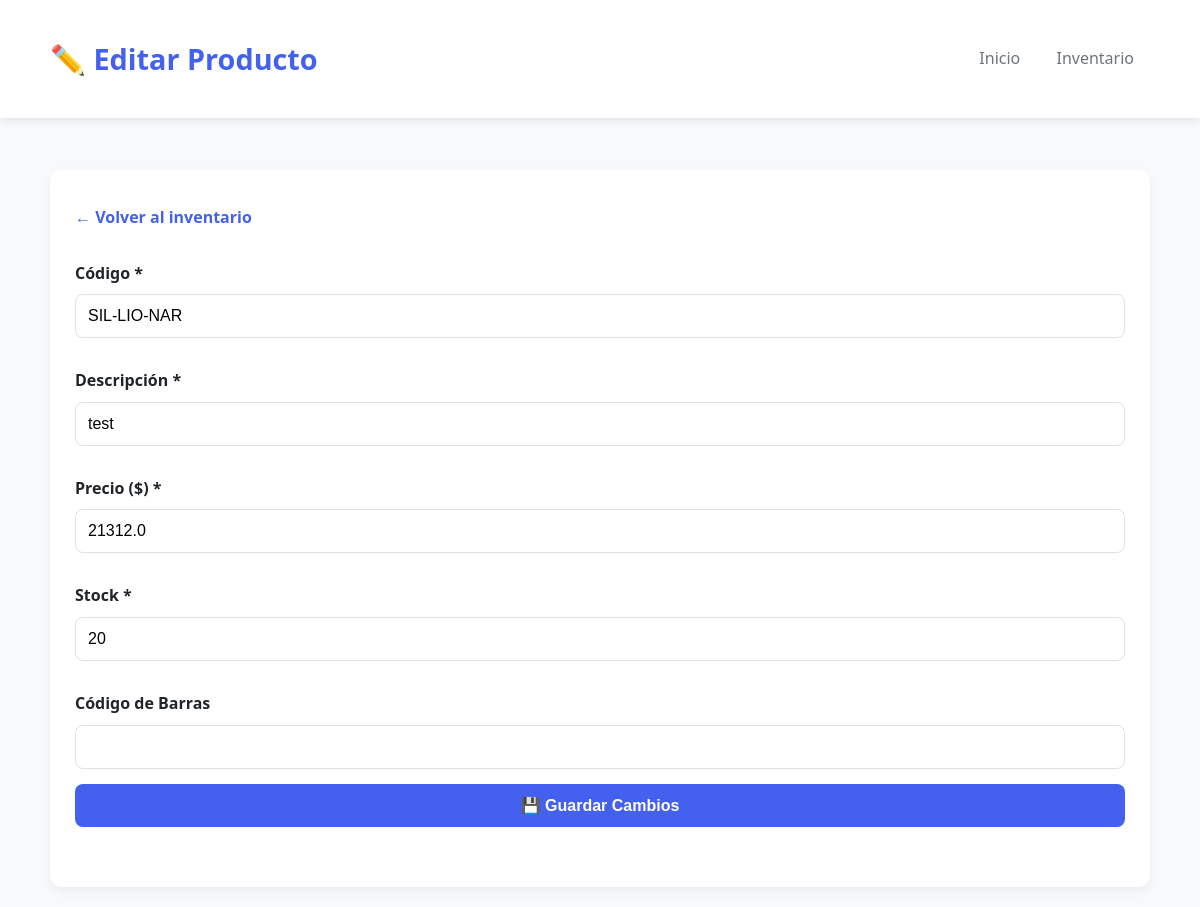
Before: /editar_producto/1 (signed in) with the older database file.
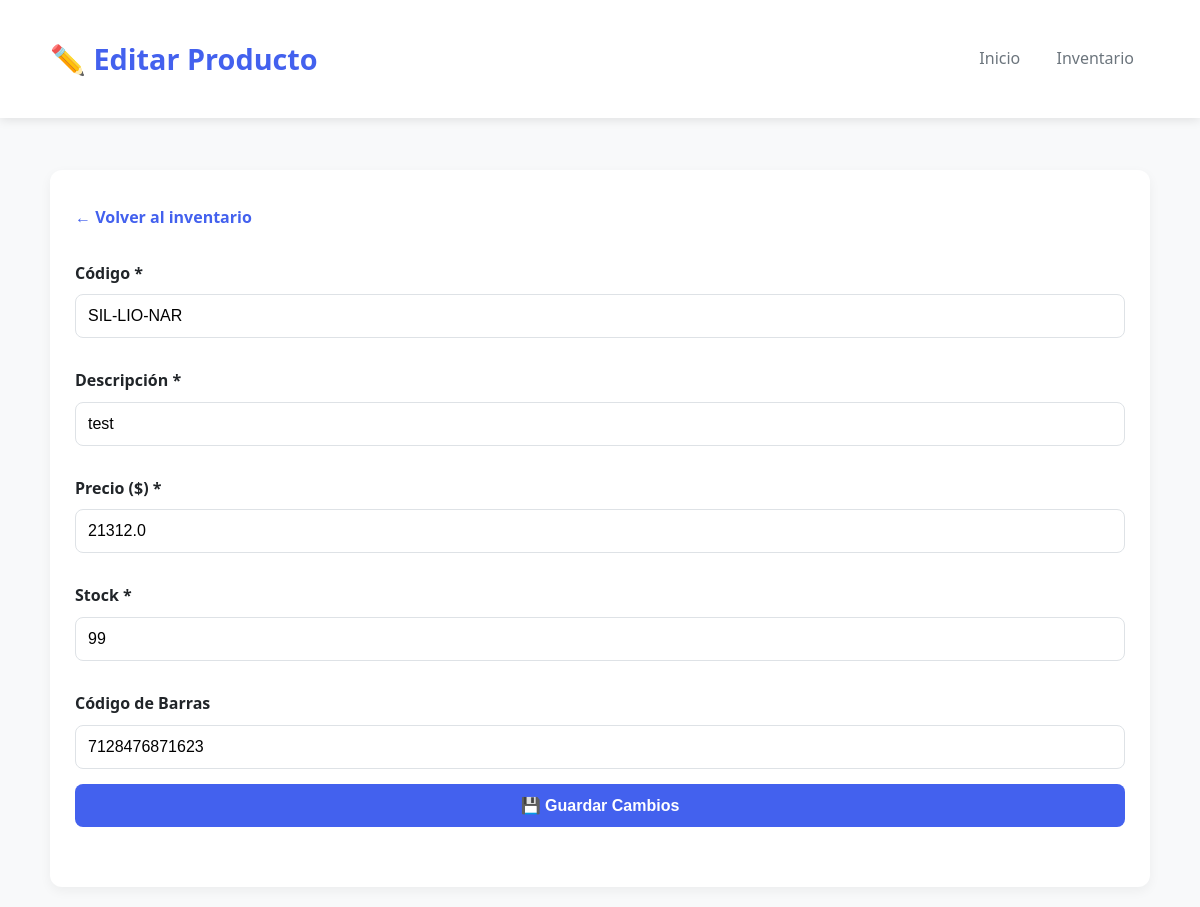
After: the same page with the newer database file.
### tables this page shows
CREATE TABLE productos (
    id INTEGER PRIMARY KEY AUTOINCREMENT,

        sku TEXT NOT NULL UNIQUE,
        descripcion TEXT NOT NULL,

        precio REAL NOT NULL,
        promotional_price TEXT,

        stock INTEGER,

        barcode TEXT,

        variant_id TEXT UNIQUE,
        product_id TEXT,

        activo INTEGER NOT NULL DEFAULT 1,
        fecha_creacion DATETIME DEFAULT CURRENT_TIMESTAMP,
        
        imagen_url TEXT
    );

### routes/inventario.py (the view, shortened to what this page needs)
@inventario_bp.route('/editar_producto/<int:producto_id>', methods=['GET', 'POST'])
@login_required
def editar_producto(producto_id):
    producto = get_producto_by_id(producto_id)
    if not producto:
        flash("Producto no encontrado", "error")
        return redirect(url_for('inventario.inventario'))
    return render_template('editar_producto.html', producto=producto)

### models.py (called while the page is built)
def get_conn():
    conn = sqlite3.connect(DB_PATH)
    conn.row_factory = sqlite3.Row
    return conn

def get_producto_by_id(producto_id):
    conn = get_conn()
    p = conn.execute("SELECT * FROM productos WHERE id = ?", (producto_id,)).fetchone()
    conn.close()
    return p

### routes/__init__.py (called while the page is built)
def login_required(f):
    @wraps(f)
    def decorated_function(*args, **kwargs):
        if 'user_id' not in session:
            return redirect(url_for('auth.login'))
        return f(*args, **kwargs)
    return decorated_function

### templates/editar_producto.html (shortened to what this page needs)
<!DOCTYPE html>
<html>
<head>
  <link rel="stylesheet" href="{{ url_for('static', filename='style.css') }}">
</head>
<body>
  <header>
    <div class="container">
      <h1>✏️ Editar Producto</h1>
      <nav>
        <a href="/">Inicio</a>
        <a href="/inventario">Inventario</a>
      </nav>
    </div>
  </header>
  <div class="container">
    <main>
      <a href="/inventario" class="back-link">← Volver al inventario</a>
      <form method="post">
        <label for="sku">Código *</label>
        <input type="text" id="sku" name="sku" value="{{ producto['sku'] }}" required>
        <label for="descripcion">Descripción *</label>
        <input type="text" id="descripcion" name="descripcion" value="{{ producto['descripcion'] }}" required>
        <label for="precio">Precio ($) *</label>
        <input type="number" id="precio" name="precio" step="0.01" min="0.01" value="{{ producto['precio'] }}" required>
        <label for="stock">Stock *</label>
        <input type="number" id="stock" name="stock" min="0" value="{{ producto['stock'] }}" required>
        <label for="barcode">Código de Barras</label>
        <input type="text" id="barcode" name="barcode" value="{{ producto['barcode'] }}">
        <button type="submit">💾 Guardar Cambios</button>
      </form>
    </main>
  </div>
</body>
</html>

Changed rows visible on the page:
changed productos "SIL-LIO-NAR": stock "20" → "99"; barcode (not shown) → "7128476871623"
